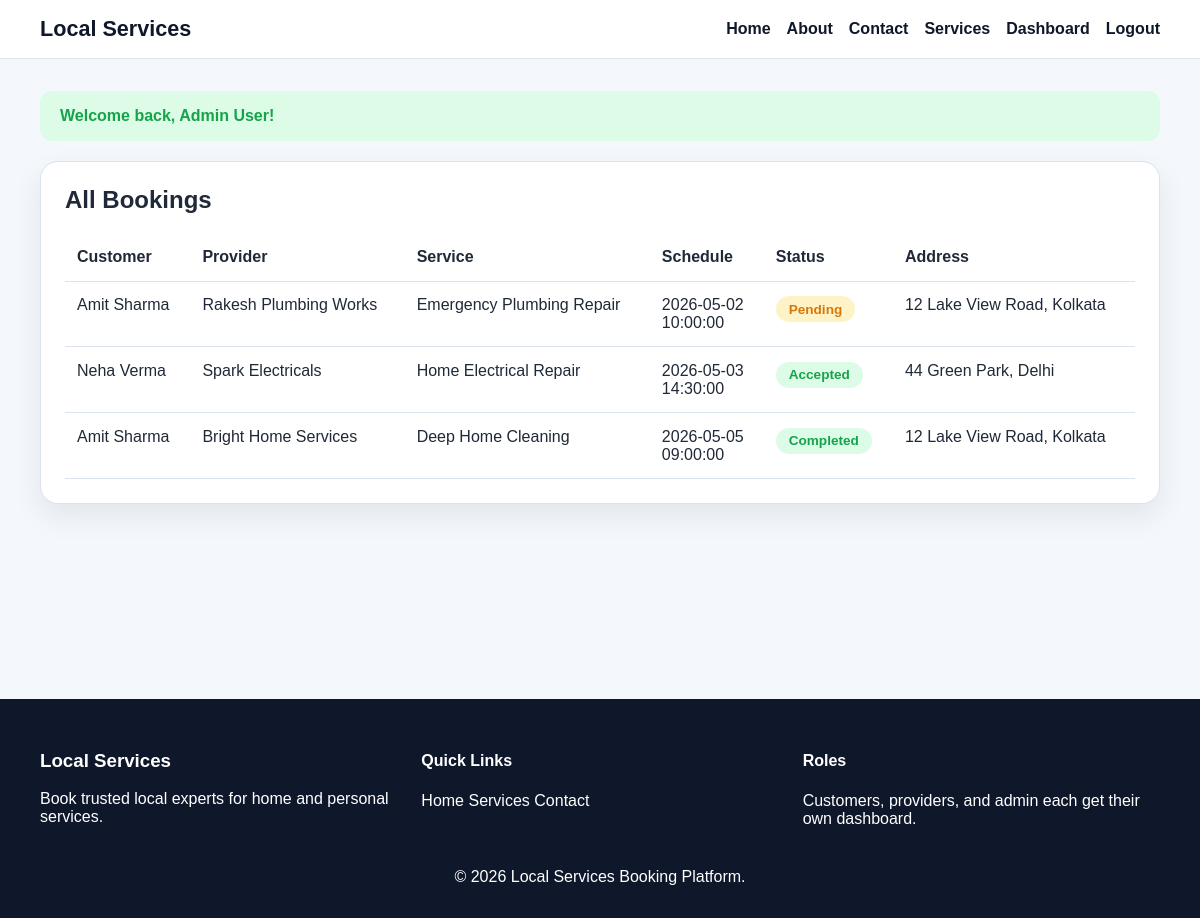
The app's page /admin/bookings.php (signed in) with its own data.
### tables this page shows
CREATE TABLE bookings (
    id INT AUTO_INCREMENT PRIMARY KEY,
    customer_id INT NOT NULL,
    service_id INT NOT NULL,
    provider_id INT NOT NULL,
    booking_date DATE NOT NULL,
    booking_time TIME NOT NULL,
    address TEXT NOT NULL,
    message TEXT,
    status ENUM('pending', 'accepted', 'rejected', 'completed') DEFAULT 'pending',
    created_at TIMESTAMP DEFAULT CURRENT_TIMESTAMP,
    CONSTRAINT fk_bookings_customer FOREIGN KEY (customer_id) REFERENCES users(id) ON DELETE CASCADE,
    CONSTRAINT fk_bookings_service FOREIGN KEY (service_id) REFERENCES services(id) ON DELETE CASCADE,
    CONSTRAINT fk_bookings_provider FOREIGN KEY (provider_id) REFERENCES users(id) ON DELETE CASCADE
);

CREATE TABLE users (
    id INT AUTO_INCREMENT PRIMARY KEY,
    name VARCHAR(100) NOT NULL,
    email VARCHAR(120) NOT NULL UNIQUE,
    password VARCHAR(255) NOT NULL,
    phone VARCHAR(20) NOT NULL,
    address TEXT NOT NULL,
    role ENUM('customer', 'provider', 'admin') NOT NULL,
    created_at TIMESTAMP DEFAULT CURRENT_TIMESTAMP
);

CREATE TABLE services (
    id INT AUTO_INCREMENT PRIMARY KEY,
    provider_id INT NOT NULL,
    category_id INT NOT NULL,
    title VARCHAR(150) NOT NULL,
    description TEXT NOT NULL,
    price DECIMAL(10,2) NOT NULL,
    location VARCHAR(150) NOT NULL,
    status ENUM('active', 'inactive') DEFAULT 'active',
    created_at TIMESTAMP DEFAULT CURRENT_TIMESTAMP,
    CONSTRAINT fk_services_provider FOREIGN KEY (provider_id) REFERENCES users(id) ON DELETE CASCADE,
    CONSTRAINT fk_services_category FOREIGN KEY (category_id) REFERENCES categories(id) ON DELETE CASCADE
);

### includes/functions.php (called while the page is built, shortened)
<?php
function h(?string $value): string
{
    return htmlspecialchars((string) $value, ENT_QUOTES, 'UTF-8');
}
function get_status_badge_class(string $status): string
{
    return match ($status) {
        'accepted', 'active', 'completed' => 'badge-success',
        'rejected', 'inactive' => 'badge-danger',
        default => 'badge-warning',
    };
}
?>

### admin/bookings.php (the view, shortened to what this page needs)
<?php
require_once __DIR__ . '/../includes/functions.php';
$result = $mysqli->query("
    SELECT bookings.*, c.name AS customer_name, p.name AS provider_name, services.title
    FROM bookings
    INNER JOIN users c ON bookings.customer_id = c.id
    INNER JOIN users p ON bookings.provider_id = p.id
    INNER JOIN services ON bookings.service_id = services.id
    ORDER BY bookings.created_at DESC
");
$bookings = $result ? $result->fetch_all(MYSQLI_ASSOC) : [];
require_once __DIR__ . '/../includes/header.php';
?>
<section class="table-card">
    <h2>All Bookings</h2>
    <table>
        <thead>
            <tr>
                <th>Customer</th>
                <th>Provider</th>
                <th>Service</th>
                <th>Schedule</th>
                <th>Status</th>
                <th>Address</th>
            </tr>
        </thead>
        <tbody>
            <?php foreach ($bookings as $booking): ?>
                <tr>
                    <td><?php echo h($booking['customer_name']); ?></td>
                    <td><?php echo h($booking['provider_name']); ?></td>
                    <td><?php echo h($booking['title']); ?></td>
                    <td><?php echo h($booking['booking_date']); ?><br><?php echo h($booking['booking_time']); ?></td>
                    <td><span class="badge <?php echo get_status_badge_class($booking['status']); ?>"><?php echo h($booking['status']); ?></span></td>
                    <td><?php echo h($booking['address']); ?></td>
                </tr>
            <?php endforeach; ?>
        </tbody>
    </table>
</section>
<?php require_once __DIR__ . '/../includes/footer.php'; ?>

### assets/css/style.css (style rules this page uses)
:root { --primary: #1f6feb; --primary-dark: #154fa3; --secondary: #0f172a; --accent: #f59e0b; --bg: #f4f7fb; --white: #ffffff; --text: #1f2937; --muted: #64748b; --border: #dbe3ef; --success: #16a34a; --danger: #dc2626; --warning: #d97706; --shadow: 0 12px 30px rgba(15, 23, 42, 0.08); }
* { box-sizing: border-box; }
body { margin: 0; font-family: Arial, sans-serif; background: var(--bg); color: var(--text); }
.card, .stat-card, .form-card, .table-card, .info-card { background: var(--white); border-radius: 18px; padding: 1.5rem; box-shadow: var(--shadow); border: 1px solid var(--border); }
.stat-card h3, .card h3, .form-card h2, .table-card h2 { margin-top: 0; }
.badge { display: inline-block; padding: 0.35rem 0.8rem; border-radius: 999px; font-size: 0.85rem; font-weight: 700; text-transform: capitalize; }
.badge-success { background: #dcfce7; color: var(--success); }
.badge-warning { background: #fef3c7; color: var(--warning); }
table { width: 100%; border-collapse: collapse; }
table th, table td { padding: 0.9rem 0.75rem; text-align: left; border-bottom: 1px solid var(--border); vertical-align: top; }

### records on screen
bookings: customer.name "Amit Sharma", provider.name "Rakesh Plumbing Works", service.title "Emergency Plumbing Repair", booking_date "2026-05-02", booking_time "10:00:00", status "Pending", address "12 Lake View Road, Kolkata"
bookings: customer.name "Neha Verma", provider.name "Spark Electricals", service.title "Home Electrical Repair", booking_date "2026-05-03", booking_time "14:30:00", status "Accepted", address "44 Green Park, Delhi"
bookings: customer.name "Amit Sharma", provider.name "Bright Home Services", service.title "Deep Home Cleaning", booking_date "2026-05-05", booking_time "09:00:00", status "Completed", address "12 Lake View Road, Kolkata"

### other values on screen
$flash['message'] "Welcome back, Admin User!"
